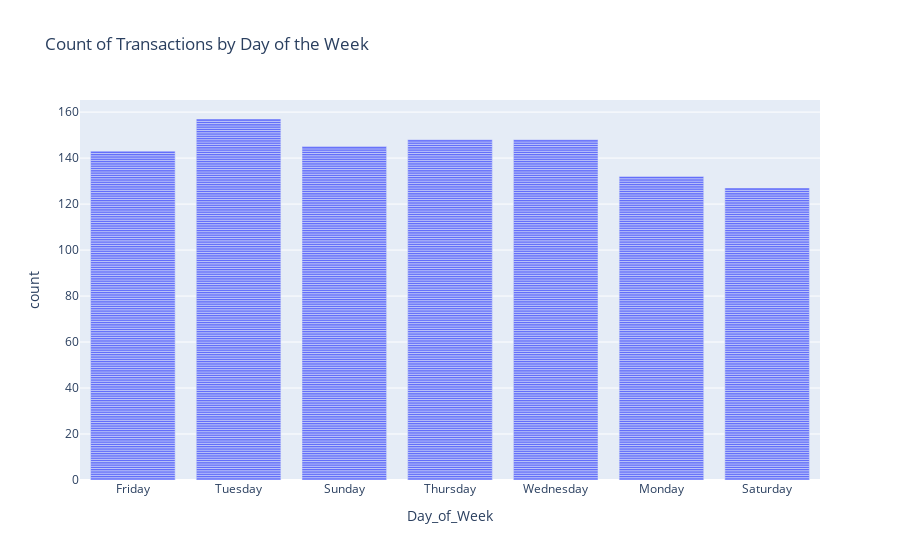

Here is the notebook cell this chart was saved with:
### Code cell
# Count of Transactions by Day of the Week
fig_day_of_week = px.bar(data, x='Day_of_Week',
                         title='Count of Transactions by Day of the Week')
fig_day_of_week.show()

### Figure 1 — Plotly figure (JSON) as saved in the notebook; plotly's stock layout.template omitted (floating-point values rounded to 4 significant figures; data arrays with more than 128 entries replaced by an {"elided": "..."} marker saying what was removed)
{"data": [{"alignmentgroup": "True", "hovertemplate": "Day_of_Week=%{x}<br>count=%{y}<extra></extra>", "legendgroup": "", "marker": {"color": "#636efa", "pattern": {"shape": ""}}, "name": "", "offsetgroup": "", "orientation": "v", "showlegend": false, "textposition": "auto", "type": "bar", "x": {"elided": "1000 str values"}, "xaxis": "x", "y": {"elided": "1000 int values"}, "yaxis": "y"}], "layout": {"barmode": "relative", "legend": {"tracegroupgap": 0}, "title": {"text": "Count of Transactions by Day of the Week"}, "xaxis": {"anchor": "y", "domain": [0, 1], "title": {"text": "Day_of_Week"}}, "yaxis": {"anchor": "x", "domain": [0, 1], "title": {"text": "count"}}}}
